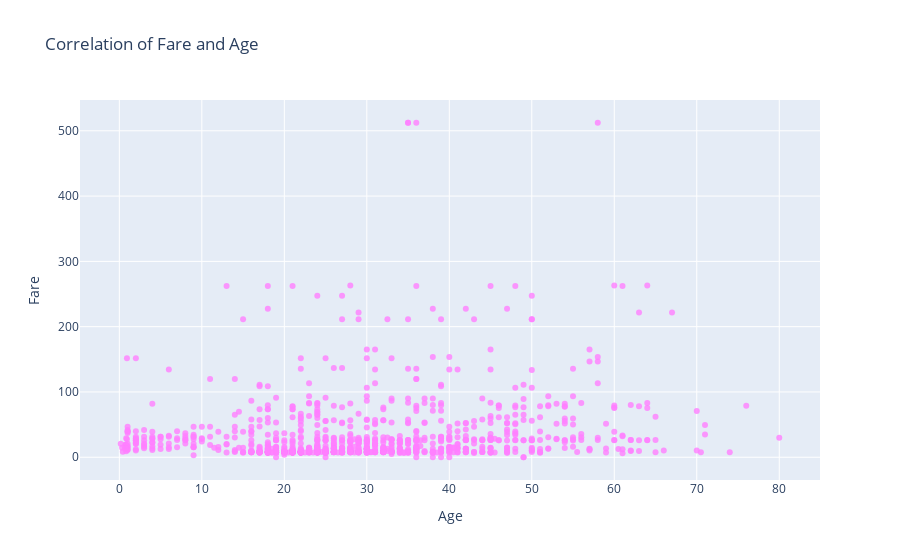

The cell this chart's notebook holds for it:
### Markdown cell above
!! Fare feature seems to has a correlation bewteen Survived

### Code cell
import plotly.graph_objs as go
data =go.Scatter(
                    y = train_df.Fare,
                    x =  train_df.Age,
                    mode = "markers",
                    name = "Fare-Age",
                    marker = dict(color = 'rgba(255, 128, 255, 0.8)'),
                    text= train_df.Fare.corr(train_df.Age))

layout = dict(title = 'Correlation of Fare and Age',
              yaxis= dict(title= 'Fare',ticklen= 5,zeroline= False),
              xaxis= dict(title= 'Age',ticklen= 5,zeroline= False)
             )
fig = dict(data = data, layout = layout)
iplot(fig)

### Figure 1 — Plotly figure (JSON) as saved in the notebook; plotly's stock layout.template omitted (floating-point values rounded to 4 significant figures; data arrays with more than 128 entries replaced by an {"elided": "..."} marker saying what was removed)
{"data": [{"marker": {"color": "rgba(255, 128, 255, 0.8)"}, "mode": "markers", "name": "Fare-Age", "text": "0.18847727750570575", "type": "scatter", "x": {"elided": "1299 float values"}, "y": {"elided": "1299 float values"}}], "layout": {"title": {"text": "Correlation of Fare and Age"}, "xaxis": {"ticklen": 5, "title": {"text": "Age"}, "zeroline": false}, "yaxis": {"ticklen": 5, "title": {"text": "Fare"}, "zeroline": false}}}
